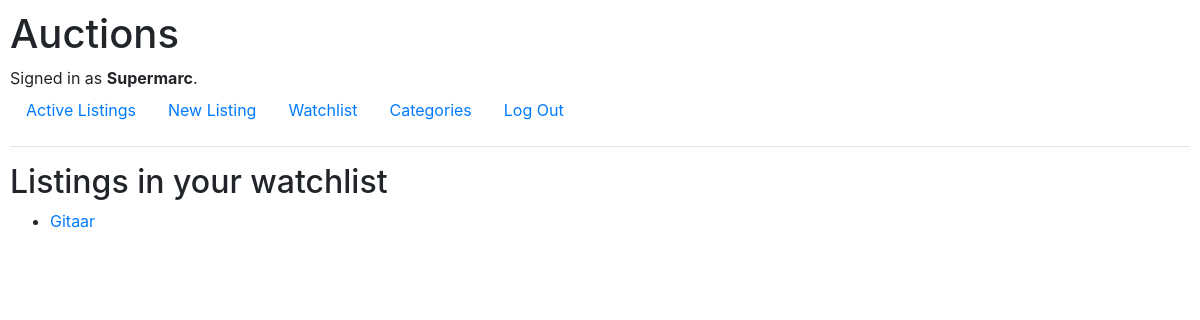
Before: /watchlist (signed in) with the older database file.
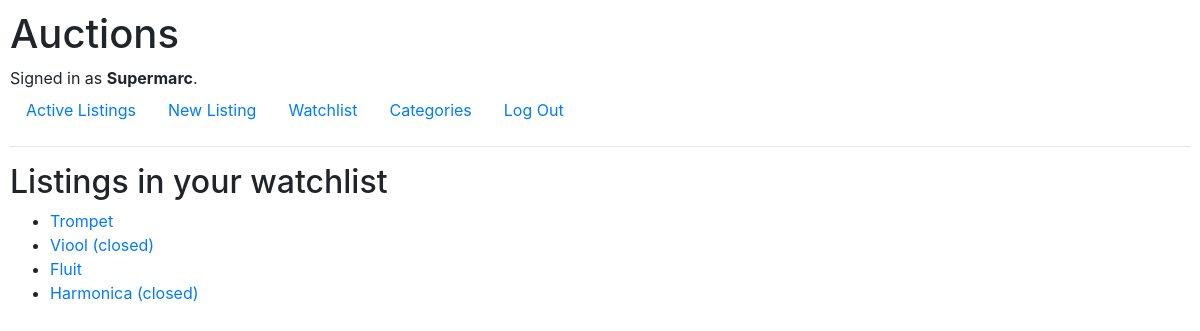
After: the same page with the newer database file.
### auctions/models.py (models this page shows, shortened)
class Listing(models.Model):
    id = models.IntegerField(primary_key=True)
    name = models.CharField(max_length=64)
    user = models.ForeignKey(User, on_delete=models.CASCADE, related_name="listings", default=1)
    description = models.CharField(max_length=256)
    starting_bid = models.IntegerField()
    image_url = models.CharField(blank=True, max_length=256)
    category = models.CharField(max_length=64, blank=True)
    active = models.BooleanField(default=True)
    watched_by = models.ManyToManyField('User', related_name='watchlist')

### auctions/views.py (the view)
# urls.py: path("watchlist", views.watchlist, name="watchlist"),
@login_required
def watchlist(request):
    user = User.objects.get(username=request.user)
    current_watchlist = user.watchlist.all()
    return render(request, "auctions/watchlist.html", {'watchlist': current_watchlist})

### auctions/templates/auctions/watchlist.html
{% extends "auctions/layout.html" %}
{% block body %}
    <h2>Listings in your watchlist</h2>
    <ul>
        {% for listing in watchlist %}
            <li><a href="{% url 'listing' listing.id %}">{{ listing.name }}{% if not listing.active %} (closed){% endif %}</a></li>
        {% endfor %}
    </ul>
{% endblock %}

Changed rows visible on the page:
no longer on this page (row unchanged): Listing: name "Gitaar"
now on this page (row unchanged): Listing: name "Trompet"
now on this page (row edited): Listing: name "Viool", active "(closed)"
now on this page (row unchanged): Listing: name "Fluit"
added Listing: name "Harmonica", active "(closed)"
